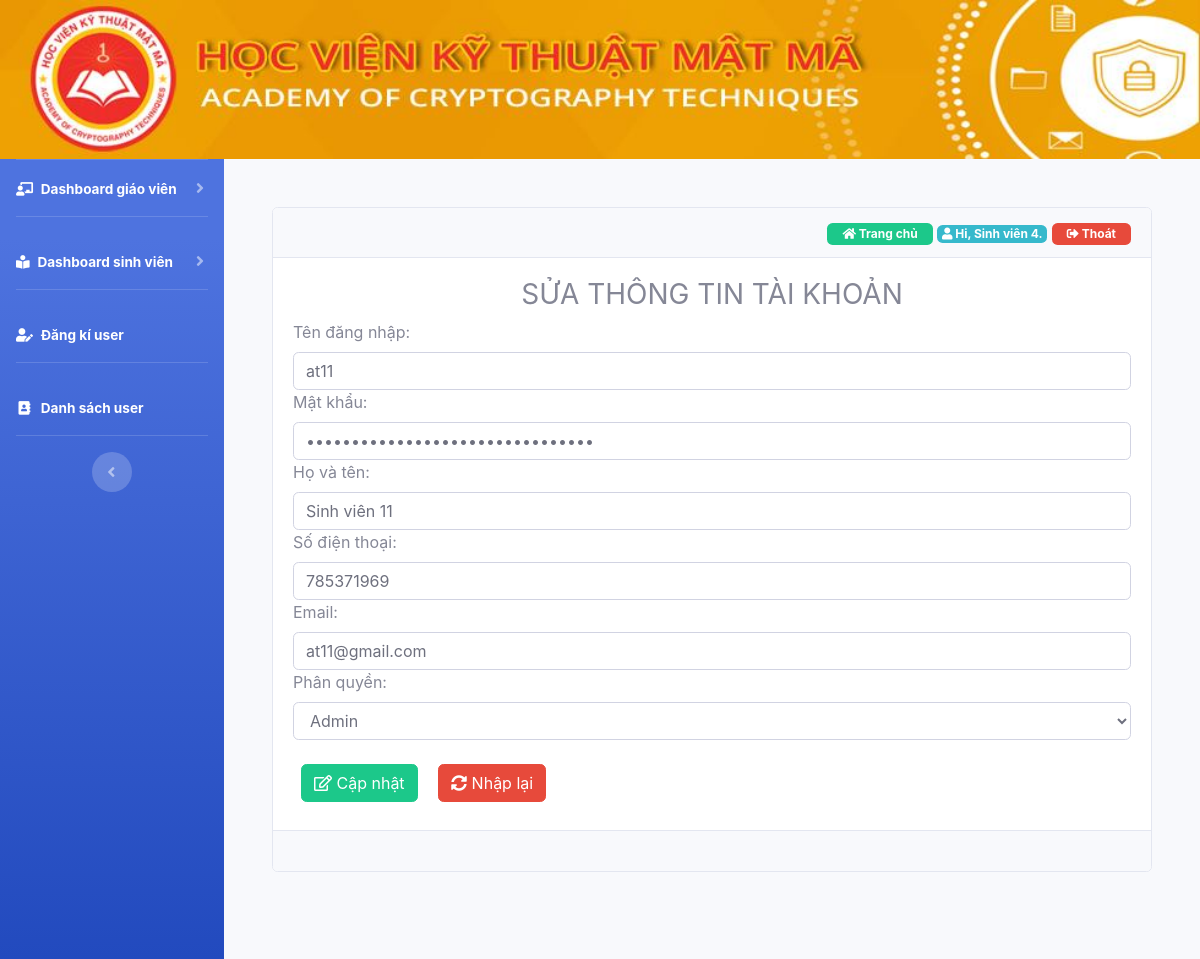
The page /sua_user.php?stt=23 (signed in) on the database its author committed.
### tables this page shows
CREATE TABLE `user` (
  `id` int(11) NOT NULL,
  `username` text NOT NULL,
  `password` text NOT NULL,
  `fullname` text NOT NULL,
  `phone` varchar(11) NOT NULL,
  `email` text NOT NULL,
  `permission` text NOT NULL
);

### sua_user.php (the view, shortened to what this page needs)
<!DOCTYPE html>
<html>
<head>
    <?php require_once('filecss.php') ?>
</head>
<body>
    <div class="container-fluid">
        <?php require_once('logo.php'); ?>
        <div class="main" >
            <div id="wrapper">
                <div class="sidebar bg-gradient-primary">
                    <?php require_once('menu_left.php'); ?>
                </div>
                <div id="content-wrapper" class="d-flex flex-column p-5">
                    <div class="status">
                        <div class="card">
                            <div class="card-header text-right">
                                <?php require_once('home_page.php') ?>
                            </div>
                            <div class="card-body">
                                <?php
                                if (isset($_GET['stt'])) {
                                    $stt = $_GET['stt'];
                                    $rowq = mysqli_fetch_row(mysqli_query($con,"select * from user where id='$stt' "));
                                }
                                ?>
                                <h3 class="text-center text-uppercase">Sửa thông tin tài khoản</h3>
                                <form action="" method="post">
                                    <label for="">Tên đăng nhập:</label>
                                    <input type="text" class="form-control" name="username1" value="<?php echo $rowq[1] ?>">
                                    <label for="">Mật khẩu:</label>
                                    <input type="password" class="form-control" name="password" value="<?php echo $rowq[2] ?>">
                                    <label for="">Họ và tên:</label>
                                    <input type="text" class="form-control" name="fullname" value="<?php echo $rowq[3] ?>">
                                    <label for="">Số điện thoại:</label>
                                    <input type="number" class="form-control" name="phone" value="<?php echo $rowq[4] ?>">
                                    <label for="">Email:</label>
                                    <input type="email" class="form-control" name="email" value="<?php echo $rowq[5] ?>">
                                    <label for="">Phân quyền:</label>
                                    <select class="form-control" name="permission">
                                        <option value="admin">Admin</option>
                                    </select>
                                    <div class="chucnang mt-3">
                                        <button type="submit" class=" m-2 btn btn-success" name="edit"><i class="far fa-edit"></i> Cập nhật</button>
                                        <button type="submit" class="m-2 btn btn-danger" name="reset"><i class="fas fa-sync-alt"></i> Nhập lại</button>
                                    </div>
                                </form>
                            </div>
                            <div class="card-footer">
                            </div>
                        </div>
                    </div>
                </div>
            </div>
        </div>
    </div>
</body>
</html>

### home_page.php (shortened to what this page needs)
<a href="index.php" style="text-decoration: none;"><span class="badge badge-success" style="padding: 5px 15px; "><i class="fas fa-home"></i> Trang chủ</span></a>
<?php
if (empty($_SESSION['username'])) {
    header("Location: /TTCS/login.php");
} else {
     include 'lib/connect.php';
    $username = $_SESSION['username'];
    $sql = "select * from user where username='$username'";
    $query = mysqli_query($con, $sql);
    if ($query) {
        $row = mysqli_fetch_row($query);
        ?>
        <span class="badge badge-info"><i class="fas fa-user"></i><?php echo " Hi, " . $row[3] . "."; ?></span>
        <a href="logout.php" ><span class="badge badge-danger" style="padding: 5px 15px;"><i class="fas fa-sign-out-alt"></i> Thoát</span></a>
    <?php
}
}
?>

### rows shown on the page
user: fullname "Sinh viên 4"
user: username1 "at11", fullname "Sinh viên 11", phone "785371969", email "at11@gmail.com"
